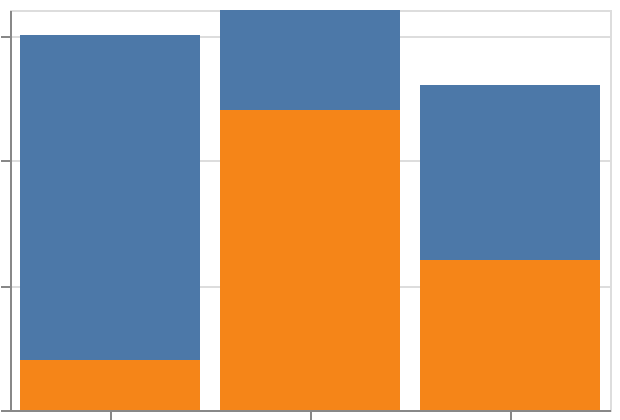

Write the Vega-Lite specification saved for this chart.
### Vega-Lite specification from a JSON file in a GitHub repository (floating-point values rounded to 4 significant figures)
{"$schema": "https://vega.github.io/schema/vega-lite/v6.json", "padding": 5, "autosize": "none", "width": 300, "height": 200, "data": {"name": "table", "values": [{"c": "A", "g": "p", "x": 1, "y": 2, "v": 5, "t": "2024-01-15", "o": {"v": 3}, "IMDB Rating": 6.1, "d": "x1"}, {"c": "B", "g": "q", "x": 2, "y": 4, "v": 9, "t": "2024-02-20", "o": {"v": 7}, "IMDB Rating": 7.4, "d": "x2"}, {"c": "A", "g": "q", "x": 3, "y": 3, "v": 2, "t": "2024-03-05", "o": {"v": 1}, "IMDB Rating": 5.2, "d": "x1"}, {"c": "C", "g": "p", "x": 4, "y": 6, "v": 7, "t": "2024-05-30", "o": {"v": 4}, "IMDB Rating": 8.8, "d": "x3"}, {"c": "B", "g": "p", "x": 5, "y": 5, "v": 4, "t": "2024-07-11", "o": {"v": 9}, "IMDB Rating": 6.9, "d": "x2"}, {"c": "C", "g": "q", "x": 6, "y": 8, "v": 6, "t": "2024-09-02", "o": {"v": 2}, "IMDB Rating": 7.7, "d": "x3"}, {"c": "A", "g": "p", "x": 7, "y": 7, "v": 8, "t": "2024-11-25", "o": {"v": 5}, "IMDB Rating": 4.4, "d": "x1"}, {"c": "B", "g": "q", "x": 8, "y": 9, "v": 3, "t": "2024-12-31", "o": {"v": 8}, "IMDB Rating": 9.1, "d": "x2"}]}, "transform": [{"stack": "v", "groupby": ["c"], "sort": [{"field": "g", "order": "descending"}], "as": ["lo", "hi"], "offset": "zero"}], "mark": "bar", "encoding": {"x": {"field": "c", "type": "nominal"}, "y": {"field": "lo", "type": "quantitative"}, "y2": {"field": "hi"}, "color": {"field": "g", "type": "nominal"}}}
